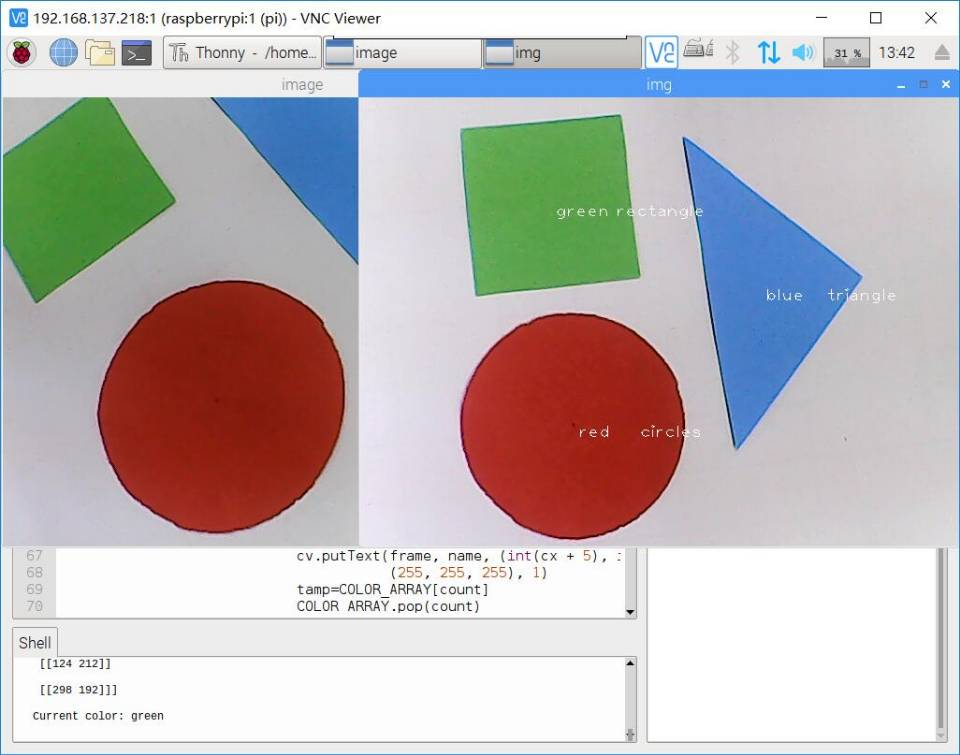
#> input picture picture2.jpg, 960 x 755 px, given in place of 1.jpg, which was not available
$ python distance.py   (older library calls are emulated)
#> lines starting #> are read from the running program, lines starting #| are printed output that depends on the picture; after the words box and inside, x2 and y2 are one past the last pixel; in counts of white or black regions, pixels touching at a corner belong together; long printed decimals are rounded; pictures that were not available may be replaced by others from this repository, and a replacement may not be noted
#> further down, image is the input picture: shape (755, 960, 3); mean B, G, R 185.7, 185.2, 190.5

import numpy as np

import cv2

#这需要你根据 你选通过已知大小和距离的图形 测得 摄像头焦距 然后 (本程序中针对的是红色的圆形,所以有颜色和形状大小的过滤 所以具体参数自己修改)
# 找到目标函数

def find_marker(image):
    # convert the image to grayscale, blur it, and detect edges
    frame_second = cv2.GaussianBlur(image, (5, 5), 0)
    frame_final = cv2.morphologyEx(frame_second, cv2.MORPH_OPEN, (5, 5))
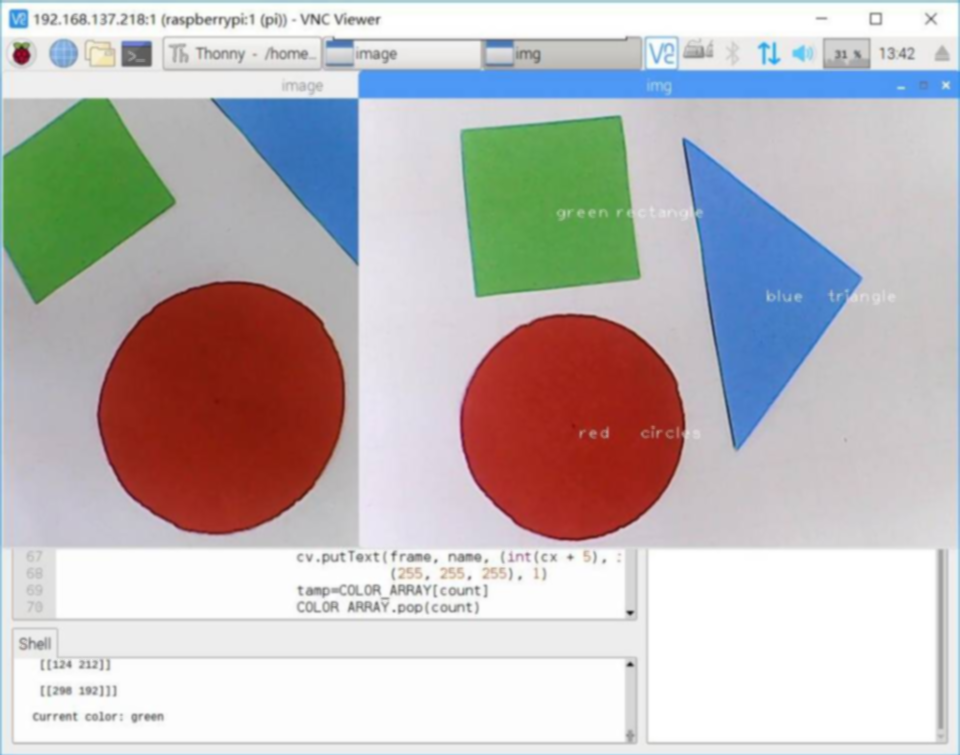
#> frame_final: shape (755, 960, 3); mean B, G, R 185.7, 185.3, 190.7
    gray = cv2.cvtColor(image, cv2.COLOR_BGR2GRAY)
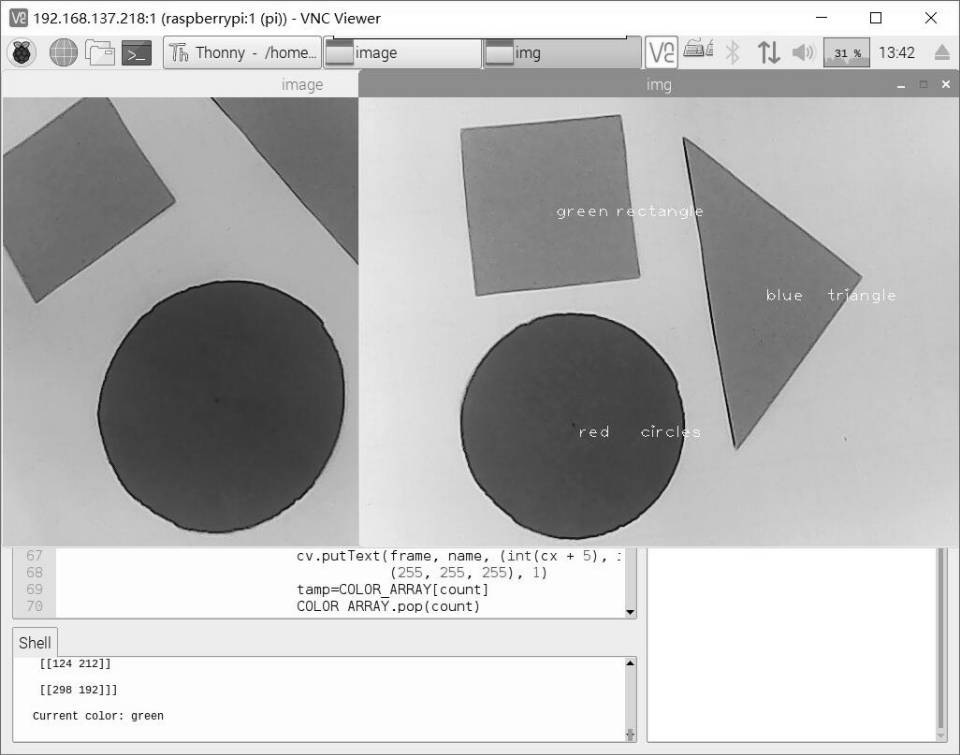
#> gray: shape (755, 960); min 0, max 255, mean 186.8
    gray = cv2.GaussianBlur(gray, (5, 5), 0)
    lower_red = np.array([0, 43, 46])
    upper_red = np.array([10, 255, 255])
    hsv=cv2.cvtColor(frame_final,cv2.COLOR_BGR2HSV)
#> hsv: shape (755, 960, 3); mean H, S, V 65.7, 52.9, 207.7
    mask=cv2.inRange(hsv,lower_red,upper_red)
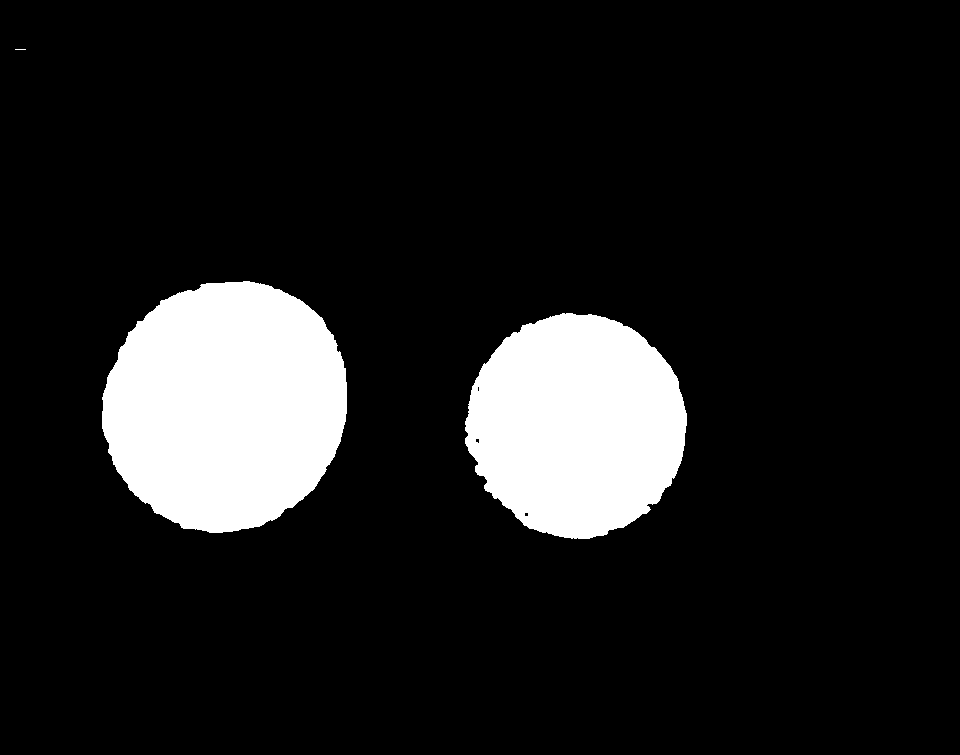
#> mask: shape (755, 960); 12% white; 3 white regions (1 under 20 px), largest, box (x1, y1, x2, y2) and area: (102, 281, 347, 533) 48280, (465, 313, 687, 539) 38550
    res_hsv=cv2.bitwise_and(frame_final,frame_final,mask=mask)
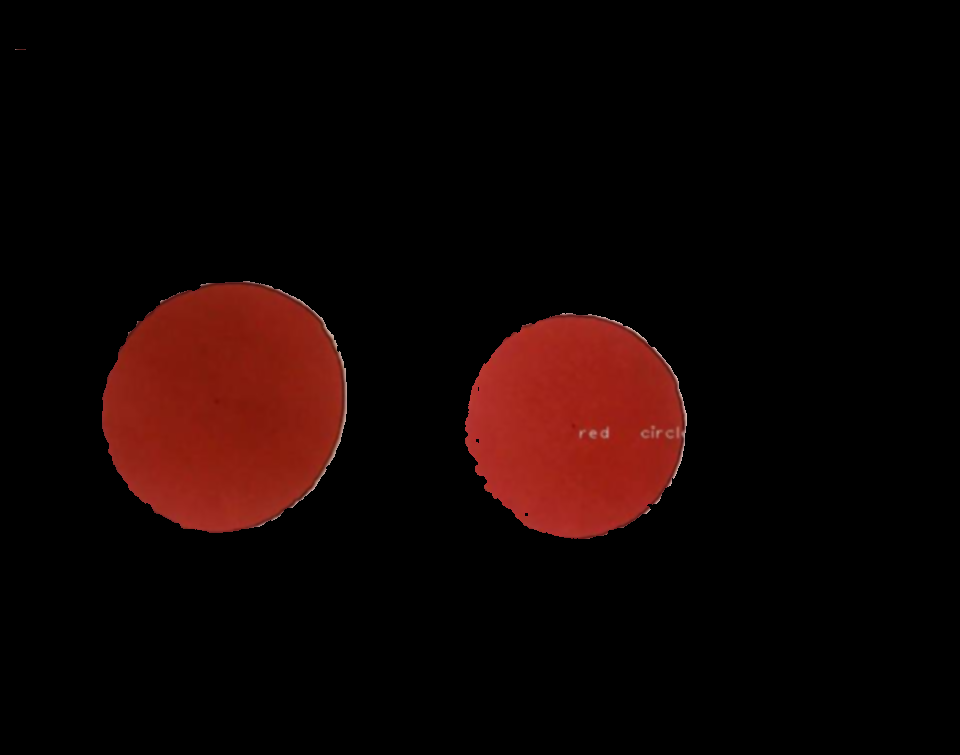
#> res_hsv: shape (755, 960, 3); mean B, G, R 3.1, 4.4, 18
    edged = cv2.Canny(res_hsv, 35, 125)
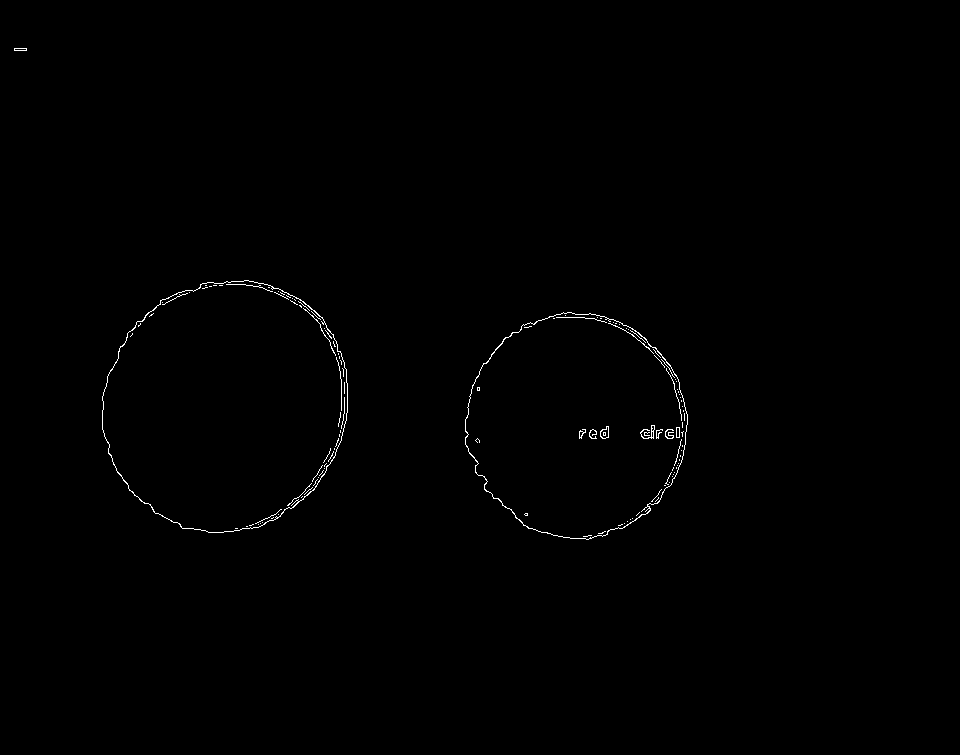
#> edged: shape (755, 960); 0.4% white in thin lines or dots, all inside (x1, y1, x2, y2) = (14, 48, 688, 540)
    cv2.imshow("edged",edged)
    cv2.waitKey(10)

    # find the contours in the edged image and keep the largest one;

    # we'll assume that this is our piece of paper in the image

    (cnts, _) = cv2.findContours(edged.copy(), cv2.RETR_LIST, cv2.CHAIN_APPROX_SIMPLE)
#> cnts = 141 contours, 129 with area under 20; largest, box (x1, y1, x2, y2) and area: (102, 280, 348, 533) 48322, (102, 280, 348, 533) 48212, (465, 312, 688, 540) 38627, (465, 312, 688, 540) 38514, (600, 426, 609, 439) 72

    # 求最大面积

    c = max(cnts,key=cv2.contourArea)
#> c = contour of 358 points, box (x1, y1, x2, y2) (102, 280, 348, 533), area 48322

    # compute the bounding box of the of the paper region and return it

    # cv2.minAreaRect() c代表点集，返回rect[0]是最小外接矩形中心点坐标，

    # rect[1][0]是width，rect[1][1]是height，rect[2]是角度

    return cv2.minAreaRect(c)


# 距离计算函数

def distance_to_camera(knownWidth, focalLength, perWidth):
    # compute and return the distance from the maker to the camera

    return (knownWidth * focalLength) / perWidth


# initialize the known distance from the camera to the object, which

# in this case is 24 inches

KNOWN_DISTANCE = 20

# initialize the known object width, which in this case, the piece of

# paper is 11 inches wide

# A4纸的长和宽(单位:inches)

KNOWN_WIDTH = 26.6

KNOWN_HEIGHT =26.5

# initialize the list of images that we'll be using

# IMAGE_PATHS = ["1.jpg", "Picture2.jpg", "Picture3.jpg"]
IMAGE_PATHS = ["1.jpg"]
# load the furst image that contains an object that is KNOWN TO BE 2 feet

# from our camera, then find the paper marker in the image, and initialize

# the focal length

# 读入第一张图，通过已知距离计算相机焦距

image = cv2.imread(IMAGE_PATHS[0])

marker = find_marker(image)
#> marker = ((224.5, 406), (252, 245), -90)

focalLength = (marker[1][0] * KNOWN_DISTANCE) / KNOWN_WIDTH
#> focalLength = 189.5

# 通过摄像头标定获取的像素焦距

# focalLength = 811.82

print('focalLength = ', focalLength)
#| focalLength =  189.474

# 打开摄像头

camera = cv2.VideoCapture(1)

while camera.isOpened():

    # get a frame

    (grabbed, frame) = camera.read()

    marker = find_marker(frame)

    if marker == 0:
        print(marker)

        continue

    inches = distance_to_camera(KNOWN_WIDTH, focalLength, marker[1][0])
#> inches = 20

    # draw a bounding box around the image and display it

    #box = np.int0(cv2.cv.BoxPoints(marker))
    box=cv2.boxPoints(marker)
#> box = [[347, 532], [102, 532], [102, 280], [347, 280]]
    box=np.int0(box)

    cv2.drawContours(frame, [box], -1, (0, 255, 0), 2)

    # inches 转换为 cm

    cv2.putText(frame, "%.2fcm" % (inches * 30.48 / 12),

                (frame.shape[1] - 200, frame.shape[0] - 20), cv2.FONT_HERSHEY_SIMPLEX,

                2.0, (0, 255, 0), 3)
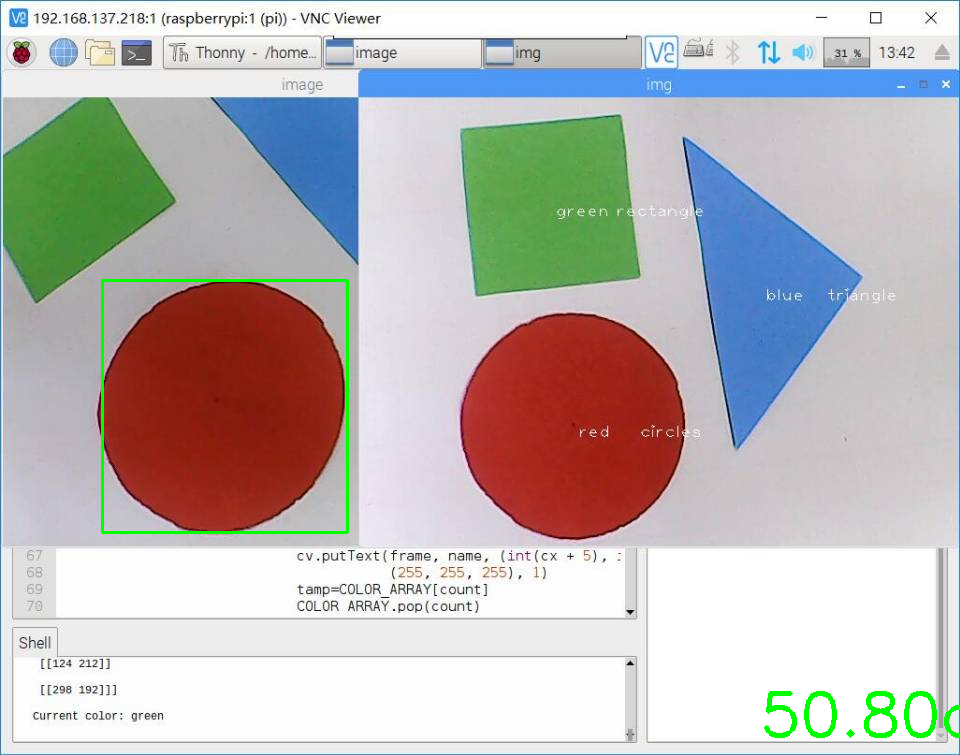
#> frame: shape (755, 960, 3); mean B, G, R 184, 185.6, 188.9

    # show a frame

    cv2.imshow("capture", frame)

    if cv2.waitKey(1) & 0xFF == ord('q'):
#> (key q is pressed here)
        break

camera.release()

cv2.destroyAllWindows()
